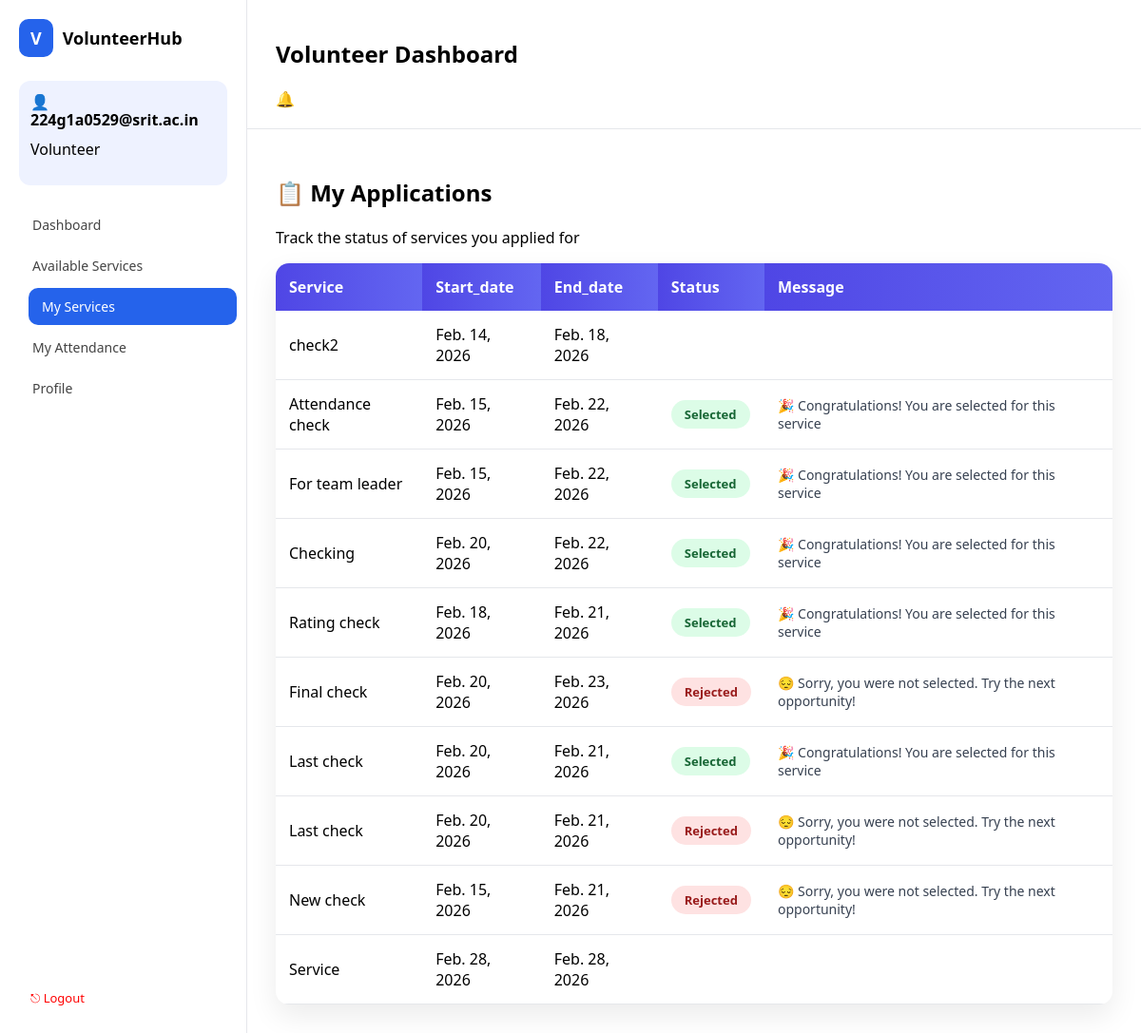
The app's page /volunteer/applications/ (signed in), older data.
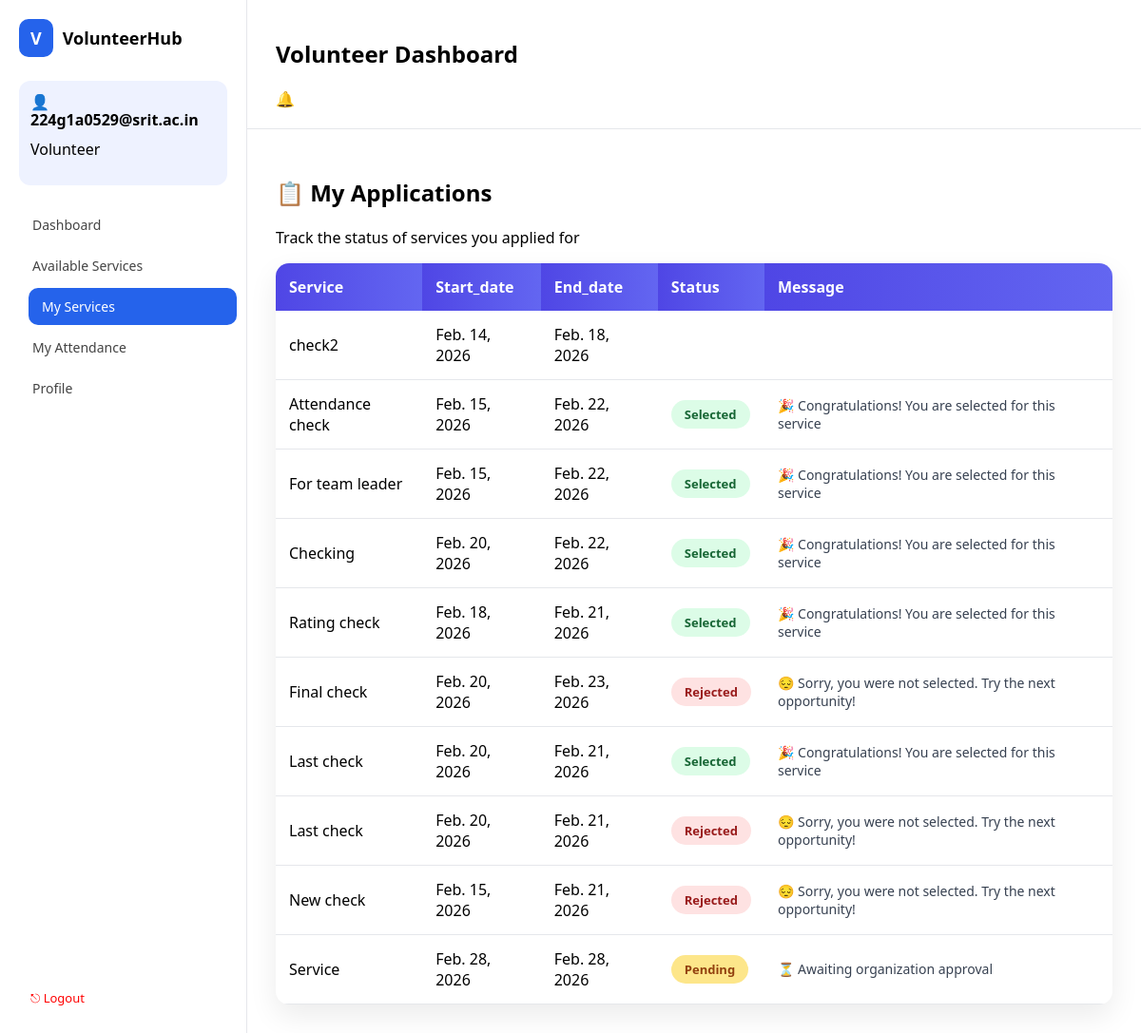
The same page, newer data.
### app1/models.py (models this page shows, shortened)
class Application(models.Model):
    STATUS_CHOICES = [
        ("APPLIED", "Applied"),
        ("SELECTED", "Selected"),
        ("WAITLIST", "Waitlist"),
        ("REJECTED", "Rejected"),
        ("COMPLETED", "Completed"),
        ("CLOSED", "Closed"),
        ("ABSENT", "Absent"),
    ]
    volunteer = models.ForeignKey(VolunteerProfile, on_delete=models.CASCADE)
    service = models.ForeignKey(Service, on_delete=models.CASCADE)
    status = models.CharField(max_length=20, choices=STATUS_CHOICES, default='APPLIED')
    submission_text = models.TextField(blank=True)
    rating = models.IntegerField(default=0)
    review = models.TextField(blank=True)
    absence_requested = models.BooleanField(default=False)
    absence_approved = models.BooleanField(default=False)

class Service(models.Model):
    STATUS_CHOICES = (
        ('PENDING', 'Pending'),
        ('APPROVED', 'Approved'),
        ('COMPLETED', 'Completed'),
    )
    title = models.CharField(max_length=200)
    description = models.TextField()
    location = models.CharField(max_length=100)
    start_date = models.DateField()
    end_date = models.DateField()
    max_volunteers = models.IntegerField()
    GENDER_PREF = (
    ("ANY", "Any"),
    ("MALE", "Male"),
    ("FEMALE", "Female"),
)
    required_gender = models.CharField(
        max_length=10,
        choices=GENDER_PREF,
        default="ANY"
    )
    required_year = models.CharField(
        max_length=20,
        blank=True,
        null=True
    )
    organization = models.ForeignKey(
        Organization,
        on_delete=models.CASCADE
    )
    organization_name = models.CharField(
        max_length=200,
        blank=True
    )  # ✅ NEW FIELD (typed manually)
    status = models.CharField(
        max_length=20,
        choices=STATUS_CHOICES,
        default='PENDING'
    )
    authorization_letter = models.FileField(
        upload_to="service_letters/",
        null=True,
        blank=True
    )
    created_at = models.DateTimeField(auto_now_add=True)

### app1/views.py (the view)
# urls.py: path('volunteer/applications/', views.volunteer_applications, name='volunteer_applications'),
@login_required
def volunteer_applications(request):
    if request.user.role != "VOLUNTEER":
        return redirect("login")
    profile = VolunteerProfile.objects.get(user=request.user)
    applications = Application.objects.filter(
        volunteer=profile
    ).select_related("service")
    return render(
        request,
        "volunteer/my_applications.html",
        {
            "applications": applications,
            "active_page": "applications"
        }
    )

### app1/templates/volunteer/my_applications.html (shortened to what this page needs)
{% extends "base_volunteer.html" %}
{% block content %}
<h2>📋 My Applications</h2>
<p>Track the status of services you applied for</p>
<table class="table">
    <thead>
        <tr>
            <th>Service</th>
            <th>Start_date</th>
            <th>End_date</th>
            <th>Status</th>
            <th>Message</th>
        </tr>
    </thead>
    <tbody>
    {% for app in applications %}
        <tr>
            <td>{{ app.service.title }}</td>
            <td>{{ app.service.start_date }}</td>
            <td>{{ app.service.end_date }}</td>
            <td>
                {% if app.status == "APPLIED" %}
                    <span class="badge pending">Pending</span>
                {% elif app.status == "SELECTED" %}
                    <span class="badge selected">Selected</span>
                {% elif app.status == "REJECTED" %}
                    <span class="badge rejected">Rejected</span>
                {% elif app.status == "COMPLETED" %}
                    <span class="badge selected">COMPLETED</span>
                {% endif %}
            </td>
            <td class="message">
                {% if app.status == "APPLIED" %}
                    ⏳ Awaiting organization approval
                {% elif app.status == "SELECTED" %}
                    🎉 Congratulations! You are selected for this service
                {% elif app.status == "REJECTED" %}
                    😔 Sorry, you were not selected. Try the next opportunity!
                {% elif app.status == "COMPLETED" %}
                    🎉 Congratulations! Your service was successfully completed.
                {% endif %}
            </td>
        </tr>
    {% empty %}
        <tr>
            <td colspan="4" style="text-align:center;color:#6b7280;">
                You haven’t applied for any services yet
            </td>
        </tr>
    {% endfor %}
    </tbody>
</table>
{% endblock %}

Row changes from the older to the newer data that the page shows:
changed Application "Service": now shows "Pending ⏳ Awaiting organization approval"
